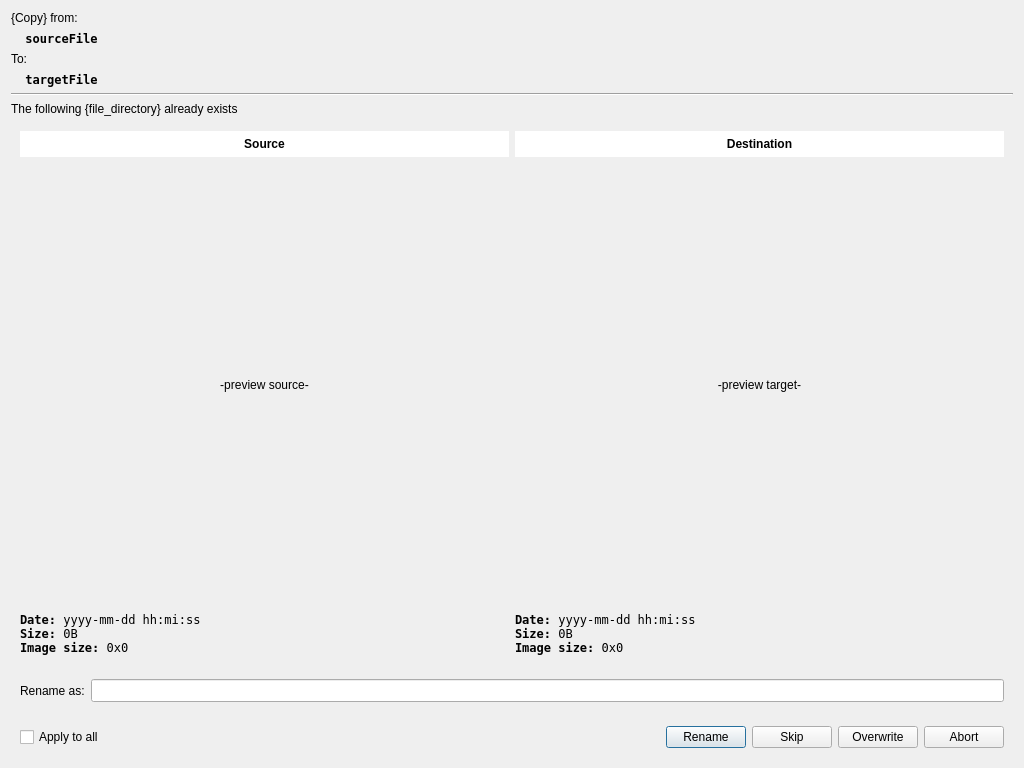
<?xml version="1.0" encoding="UTF-8"?>
<ui version="4.0">
 <class>Dialog</class>
 <widget class="QDialog" name="Dialog">
  <property name="geometry">
   <rect>
    <x>0</x>
    <y>0</y>
    <width>1024</width>
    <height>768</height>
   </rect>
  </property>
  <property name="windowTitle">
   <string>Dialog</string>
  </property>
  <layout class="QVBoxLayout" name="verticalLayout">
   <item>
    <widget class="QLabel" name="lblActionDesc">
     <property name="sizePolicy">
      <sizepolicy hsizetype="Preferred" vsizetype="Maximum">
       <horstretch>0</horstretch>
       <verstretch>0</verstretch>
      </sizepolicy>
     </property>
     <property name="text">
      <string>{Copy} from:</string>
     </property>
    </widget>
   </item>
   <item>
    <widget class="QLabel" name="lblFileSrc">
     <property name="sizePolicy">
      <sizepolicy hsizetype="Preferred" vsizetype="Maximum">
       <horstretch>0</horstretch>
       <verstretch>0</verstretch>
      </sizepolicy>
     </property>
     <property name="font">
      <font>
       <family>DejaVu Sans Mono</family>
       <weight>75</weight>
       <bold>true</bold>
      </font>
     </property>
     <property name="text">
      <string>  sourceFile</string>
     </property>
     <property name="margin">
      <number>0</number>
     </property>
    </widget>
   </item>
   <item>
    <widget class="QLabel" name="label_8">
     <property name="sizePolicy">
      <sizepolicy hsizetype="Preferred" vsizetype="Maximum">
       <horstretch>0</horstretch>
       <verstretch>0</verstretch>
      </sizepolicy>
     </property>
     <property name="text">
      <string>To:</string>
     </property>
    </widget>
   </item>
   <item>
    <widget class="QLabel" name="lblFileTgt">
     <property name="sizePolicy">
      <sizepolicy hsizetype="Preferred" vsizetype="Maximum">
       <horstretch>0</horstretch>
       <verstretch>0</verstretch>
      </sizepolicy>
     </property>
     <property name="font">
      <font>
       <family>DejaVu Sans Mono</family>
       <weight>75</weight>
       <bold>true</bold>
      </font>
     </property>
     <property name="text">
      <string>  targetFile</string>
     </property>
    </widget>
   </item>
   <item>
    <widget class="Line" name="line">
     <property name="orientation">
      <enum>Qt::Horizontal</enum>
     </property>
    </widget>
   </item>
   <item>
    <widget class="QLabel" name="lblMsg">
     <property name="sizePolicy">
      <sizepolicy hsizetype="Preferred" vsizetype="Maximum">
       <horstretch>0</horstretch>
       <verstretch>0</verstretch>
      </sizepolicy>
     </property>
     <property name="text">
      <string>The following {file_directory} already exists</string>
     </property>
    </widget>
   </item>
   <item>
    <widget class="QWidget" name="widget" native="true">
     <layout class="QGridLayout" name="gridLayout">
      <item row="0" column="0">
       <widget class="QLabel" name="label_10">
        <property name="sizePolicy">
         <sizepolicy hsizetype="Preferred" vsizetype="Maximum">
          <horstretch>0</horstretch>
          <verstretch>0</verstretch>
         </sizepolicy>
        </property>
        <property name="font">
         <font>
          <weight>75</weight>
          <bold>true</bold>
         </font>
        </property>
        <property name="styleSheet">
         <string notr="true">background-color: palette(light);
padding: 6;</string>
        </property>
        <property name="text">
         <string>Source</string>
        </property>
        <property name="alignment">
         <set>Qt::AlignCenter</set>
        </property>
       </widget>
      </item>
      <item row="1" column="0">
       <widget class="QLabel" name="lblFileSrcImg">
        <property name="text">
         <string>-preview source-</string>
        </property>
        <property name="alignment">
         <set>Qt::AlignCenter</set>
        </property>
       </widget>
      </item>
      <item row="2" column="1">
       <widget class="QLabel" name="lblFileTgtNfo">
        <property name="sizePolicy">
         <sizepolicy hsizetype="Preferred" vsizetype="Maximum">
          <horstretch>0</horstretch>
          <verstretch>0</verstretch>
         </sizepolicy>
        </property>
        <property name="font">
         <font>
          <family>DejaVu Sans Mono</family>
         </font>
        </property>
        <property name="text">
         <string>&lt;b&gt;Date:&lt;/b&gt; yyyy-mm-dd hh:mi:ss&lt;br&gt;&lt;b&gt;Size:&lt;/b&gt; 0B&lt;br&gt;&lt;b&gt;Image size:&lt;/b&gt; 0x0</string>
        </property>
       </widget>
      </item>
      <item row="0" column="1">
       <widget class="QLabel" name="label_11">
        <property name="font">
         <font>
          <weight>75</weight>
          <bold>true</bold>
         </font>
        </property>
        <property name="styleSheet">
         <string notr="true">background-color: palette(light);
padding: 6;</string>
        </property>
        <property name="text">
         <string>Destination</string>
        </property>
        <property name="alignment">
         <set>Qt::AlignCenter</set>
        </property>
       </widget>
      </item>
      <item row="2" column="0">
       <widget class="QLabel" name="lblFileSrcNfo">
        <property name="font">
         <font>
          <family>DejaVu Sans Mono</family>
         </font>
        </property>
        <property name="text">
         <string>&lt;b&gt;Date:&lt;/b&gt; yyyy-mm-dd hh:mi:ss&lt;br&gt;&lt;b&gt;Size:&lt;/b&gt; 0B&lt;br&gt;&lt;b&gt;Image size:&lt;/b&gt; 0x0</string>
        </property>
       </widget>
      </item>
      <item row="1" column="1">
       <widget class="QLabel" name="lblFileTgtImg">
        <property name="text">
         <string>-preview target-</string>
        </property>
        <property name="alignment">
         <set>Qt::AlignCenter</set>
        </property>
       </widget>
      </item>
     </layout>
    </widget>
   </item>
   <item>
    <widget class="QWidget" name="widget_3" native="true">
     <property name="sizePolicy">
      <sizepolicy hsizetype="Preferred" vsizetype="Maximum">
       <horstretch>0</horstretch>
       <verstretch>0</verstretch>
      </sizepolicy>
     </property>
     <layout class="QHBoxLayout" name="horizontalLayout_2">
      <item>
       <widget class="QLabel" name="label_14">
        <property name="text">
         <string>Rename as:</string>
        </property>
       </widget>
      </item>
      <item>
       <widget class="QLineEdit" name="leFileRename">
        <property name="font">
         <font>
          <family>DejaVu Sans Mono</family>
         </font>
        </property>
       </widget>
      </item>
     </layout>
    </widget>
   </item>
   <item>
    <widget class="QWidget" name="widget_2" native="true">
     <property name="sizePolicy">
      <sizepolicy hsizetype="Preferred" vsizetype="Maximum">
       <horstretch>0</horstretch>
       <verstretch>0</verstretch>
      </sizepolicy>
     </property>
     <layout class="QHBoxLayout" name="horizontalLayout">
      <item>
       <widget class="QCheckBox" name="cbApplyToAll">
        <property name="text">
         <string>Apply to all</string>
        </property>
       </widget>
      </item>
      <item>
       <spacer name="horizontalSpacer">
        <property name="orientation">
         <enum>Qt::Horizontal</enum>
        </property>
        <property name="sizeHint" stdset="0">
         <size>
          <width>40</width>
          <height>20</height>
         </size>
        </property>
       </spacer>
      </item>
      <item>
       <widget class="QPushButton" name="btActionRename">
        <property name="text">
         <string>Rename</string>
        </property>
       </widget>
      </item>
      <item>
       <widget class="QPushButton" name="btActionSkip">
        <property name="text">
         <string>Skip</string>
        </property>
       </widget>
      </item>
      <item>
       <widget class="QPushButton" name="btActionOverwrite">
        <property name="text">
         <string>Overwrite</string>
        </property>
       </widget>
      </item>
      <item>
       <widget class="QPushButton" name="btActionAbort">
        <property name="text">
         <string>Abort</string>
        </property>
       </widget>
      </item>
     </layout>
    </widget>
   </item>
  </layout>
 </widget>
 <resources/>
 <connections/>
</ui>
